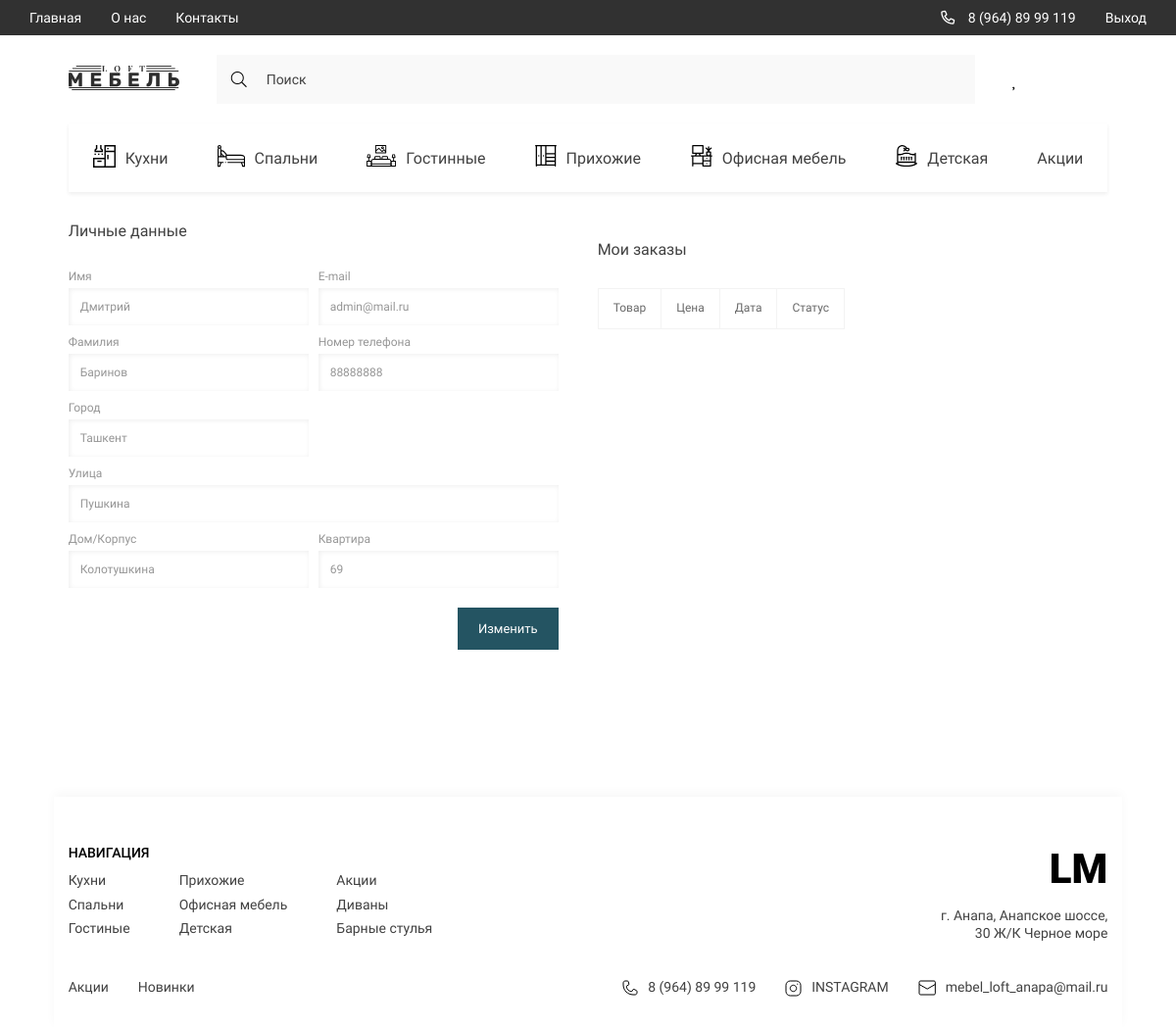
Before: /profile/ (signed in) with the older database file.
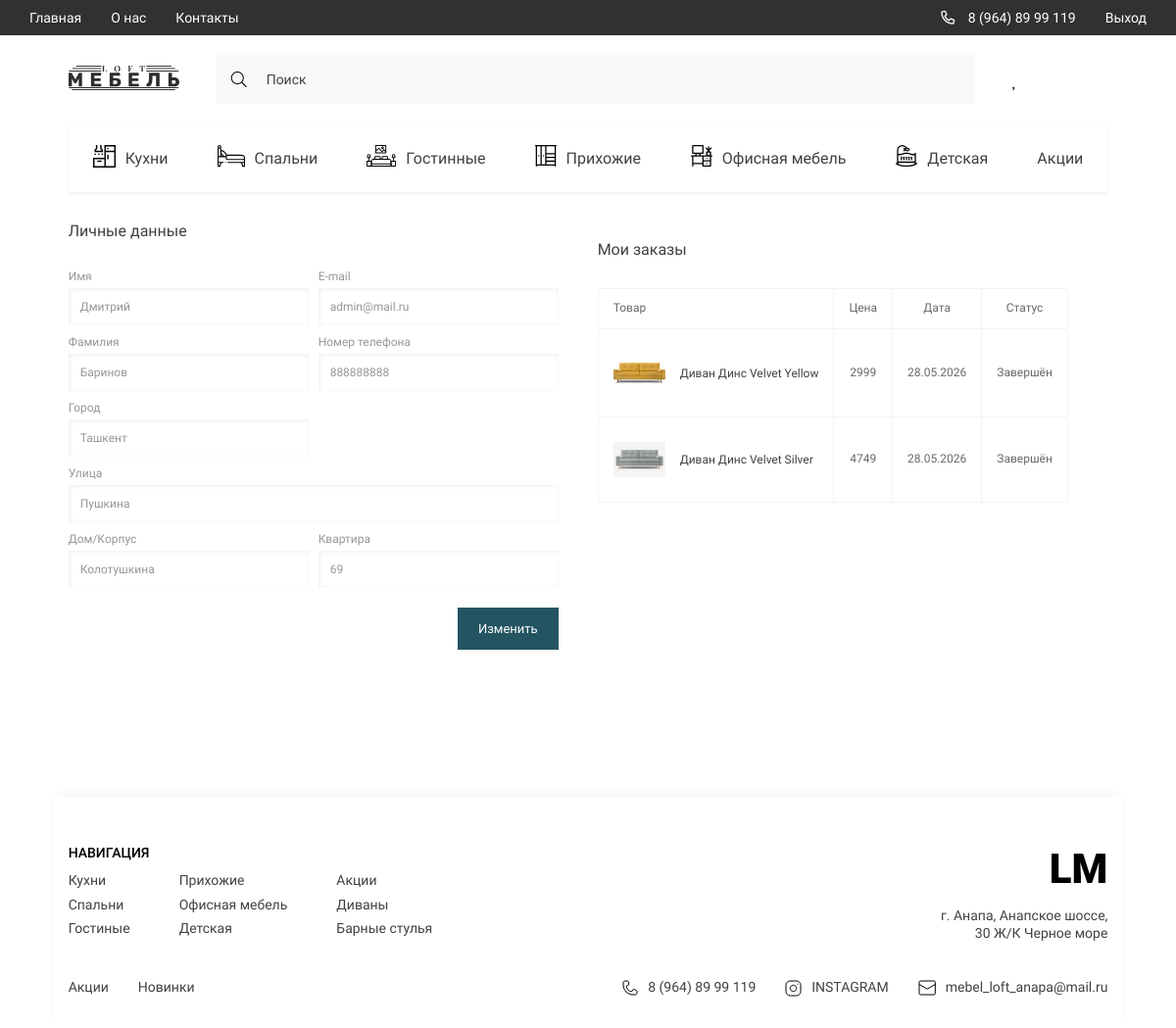
After: the same page with the newer database file.
### LOFT/models.py (models this page shows, shortened)
class Customer(models.Model):
    user = models.OneToOneField(User, on_delete=models.CASCADE, verbose_name='Пользователь')
    phone = models.CharField(max_length=30, verbose_name='Номер телефона')
    region = models.CharField(max_length=100, verbose_name='Регион', null=True, blank=True)
    city = models.CharField(max_length=100, verbose_name='Город', null=True, blank=True)
    street = models.CharField(max_length=100, verbose_name='Улица', null=True, blank=True)
    home = models.CharField(max_length=100, verbose_name='Дом', null=True, blank=True)
    flat = models.CharField(max_length=100, verbose_name='Квартира №', null=True, blank=True)
    class Meta:
        verbose_name = 'Покупателя'
        verbose_name_plural = 'Покупатели'

class Cat(models.Model):
    title = models.CharField(max_length=100, verbose_name='Название категории')
    slug = models.SlugField(unique=True, verbose_name='Слаг категории')
    parent = models.ForeignKey('self', null=True, blank=True, on_delete=models.CASCADE, verbose_name='Родитель',
                               related_name='subcats')
    def get_absolute_url(self):
        return reverse('category', kwargs={'slug': self.slug})
    class Meta:
        verbose_name = 'Категорию'
        verbose_name_plural = 'Категории'

class ProductOrder(models.Model):
    order = models.ForeignKey(Order, on_delete=models.CASCADE, verbose_name='Заказ', related_name='products')
    prod = models.ForeignKey(Prod, on_delete=models.PROTECT, verbose_name='Товар', related_name='orders')
    title = models.CharField(max_length=150, verbose_name='Название твоара')
    slug = models.CharField(max_length=150, verbose_name='Слаг твоара')
    price = models.IntegerField(default=0, verbose_name='Цена твоара')
    quantity = models.IntegerField(default=0, verbose_name='В кол-ве')
    total_price = models.IntegerField(default=0, verbose_name='На сумму')
    class Meta:
        verbose_name = 'Товар в заказ'
        verbose_name_plural = 'Заказов товары'

class ProdPhoto(models.Model):
    prod = models.ForeignKey(Prod, verbose_name='Фото товара', on_delete=models.CASCADE, related_name='prod_photo')
    image = models.ImageField(upload_to='products/', verbose_name='Фото товара')
    class Meta:
        verbose_name = 'Фото товара'
        verbose_name_plural = 'Фото товаров'

class Order(models.Model):
    customer = models.ForeignKey(Customer, on_delete=models.CASCADE, verbose_name='Покупатель', related_name='orders')
    shipping = models.OneToOneField(Shipping, on_delete=models.CASCADE, verbose_name='Доставка')
    price = models.IntegerField(default=0, verbose_name='Сумма заказа')
    created_at = models.DateTimeField(auto_now_add=True, verbose_name='Дата заказа')
    updated_at = models.DateTimeField(auto_now=True, verbose_name='Дата изменения заказа')
    completed = models.BooleanField(default=False, verbose_name='Статус заказа получин ли')
    class Meta:
        verbose_name = 'Заказ'
        verbose_name_plural = 'Заказы покупателей'

### LOFT/views.py (the view)
# urls.py: path('profile/', profile_view, name='profile'),
@login_required(login_url='login')
def profile_view(request):
    if request.method == 'POST':
        user = get_object_or_404(User, id=request.user.id)
        edit_user_form = EditUserForm(request.POST, instance=user)
        edit_customer_form = EditCustomerForm(request.POST, instance=user.customer)
        if edit_user_form.is_valid() and edit_customer_form.is_valid():
            edit_user_form.save()
            edit_customer_form.save()
        else:
            form_error = [error for error in edit_user_form.errors.values()] + [error for error in edit_customer_form.errors.values()]
        return redirect('profile')
    else:
        user = request.user
        edit_user_form = EditUserForm(instance=request.user)
        edit_customer_form = EditCustomerForm(instance=request.user.customer)
    categories = Cat.objects.all()
    context = {
        'edit_user_form': edit_user_form,
        'edit_customer_form': edit_customer_form,
        'user': user,
        'categories': categories,
        'title': 'Профиль'
    }
    return render(request, 'profile.html', context=context)

### LOFT/forms.py
class EditUserForm(forms.ModelForm):
    username = forms.EmailField(widget=forms.EmailInput(attrs={
        'class': 'contact__section-input'
    }), label='E-mail')
    first_name = forms.CharField(widget=forms.TextInput(attrs={
        'class': 'contact__section-input'
    }), label='Имя')
    last_name = forms.CharField(widget=forms.TextInput(attrs={
        'class': 'contact__section-input'
    }), label='Фамилия')
    class Meta:
        model = User
        fields = ['username', 'first_name', 'last_name']

### LOFT/templates/profile.html (shortened to what this page needs)
{% extends "base.html" %}
{% load static %}
{% block content %}
    <div class="profile">
        <div class="container">
            <div class="profile__content">
                <form method="post" class="profile__form">
                    <h2 class="profile__title">Личные данные</h2>
                    <div class="profile__form-grid">
                        <div class="input__title">
                            <h2>Имя</h2>
                            <input type="text" name="first_name" value="{{ edit_user_form.first_name.value }}" class="contact__section-input" required>
                        </div>
                        <div class="input__title">
                            <h2>E-mail</h2>
                            <input type="email" name="username" value="{{ edit_user_form.username.value }}" class="contact__section-input" required>
                        </div>
                        <div class="input__title">
                            <h2>Фамилия</h2>
                            <input type="text" name="last_name" value="{{ edit_user_form.last_name.value }}" class="contact__section-input" required>
                        </div>
                        <div class="input__title">
                            <h2>Номер телефона</h2>
                            <input type="tel" name="phone" value="{{ edit_customer_form.phone.value }}" class="contact__section-input" required>
                        </div>
                        <div class="input__title">
                            <h2>Город</h2>
                            <input type="text" name="city" value="{{ edit_customer_form.city.value }}" class="contact__section-input" required>
                        </div>
                        <div></div>
                        <div class="input__title _span-two">
                            <h2>Улица</h2>
                            <input type="text" name="street" value="{{ edit_customer_form.street.value }}" class="contact__section-input" required>
                        </div>
                        <div class="input__title">
                            <h2>Дом/Корпус</h2>
                            <input type="text" name="home" value="{{ edit_customer_form.home.value }}" class="contact__section-input">
                        </div>
                        <div class="input__title">
                            <h2>Квартира</h2>
                            <input type="text" name="flat" value="{{ edit_customer_form.flat.value }}" class="contact__section-input">
                        </div>
                    </div>
                    <button type="submit" method="post" class="btn profile__btn">Изменить</button>
                </form>
                <div class="profile__orders">
                    <h2 class="profile__title">Мои заказы</h2>
                    <table class="profile__table">
                        <tr>
                            <td colspan="4">Товар</td>
                            <td>Цена</td>
                            <td>Дата</td>
                            <td>Статус</td>
                        </tr>
{% for order in user.customer.orders.all %}
    {% for product_order in order.products.all %}
    <tr>
        <td colspan="4" class="profile__title-adaptive">
            <div class="tabel__item">
                {% with product_order.prod.prod_photo.all as photos %}
                {% if photos %}
                    <img src="{{ photos.0.image.url }}">
                {% endif %}
                {% endwith %}
                            <span>{{ product_order.title }}</span>
            </div>
        </td>
        <td class="profile__tabel-data">{{ product_order.price }}</td>
        <td class="profile__tabel-data">{{ order.created_at|date:"d.m.Y" }}</td>
        <td class="profile__tabel-data">
            {% if order.completed %}
                Завершён
            {% else %}
                В обработке
            {% endif %}
        </td>
    </tr>
    {% endfor %}
{% endfor %}
                    </table>
                </div>
            </div>
        </div>
    </div>
{% endblock %}

### LOFT/templates/components/_footer.html
{% load static %}
<footer class="footer">
            <div class="container">
                <div class="footer__content">
                    <div class="footer__navigate">
                        <div class="footer__navigate-part">
                            <h2 class="footer__navigate-title">НАВИГАЦИЯ</h2>
                            <div class="footer__navigate-lists">
                                <ul class="footer__navigate-list">
                                    {% for category in categories|slice:":3" %}
                                    <li><a href="{{ category.get_absolute_url }}" class="footer__navigate-links">{{ category.title }}</a></li>
                                    {% endfor %}
                                </ul>
                                <ul class="footer__navigate-list">
                                    {% for category in categories|slice:"3:6" %}
                                    <li><a href="{{ category.get_absolute_url }}" class="footer__navigate-links">{{ category.title }}</a></li>
                                    {% endfor %}
                                </ul>
                                <ul class="footer__navigate-list">
                                   {% for category in categories|slice:"6:9" %}
                                    <li><a href="{{ category.get_absolute_url }}" class="footer__navigate-links">{{ category.title }}</a></li>
                                    {% endfor %}
                                </ul>
                            </div>
                        </div>
                        <div class="footer__navigate-part _right">
                            <a href="{% url 'main' %}" class="footer__logo">LM</a>
                            <p class="footer__adress">г. Анапа, Анапское шоссе, 30 Ж/К Черное море</p>
                        </div>
                    </div>
                    <div class="footer__social">
                        <ul class="footer__navigate-list _short">
                            <li><a href="{% url 'category' slug='akcii' %}" class="footer__navigate-links">Акции</a></li>
                            <li><a href="{% url 'main' %}" class="footer__navigate-links">Новинки</a></li>
                        </ul>
                        <ul class="footer__social-list">
                            <li>
                                <a href="tel:89648999119" class="footer__social-links">
                                    <img src="{% static 'assets/icons/phone.svg' %}" alt="phone">
                                    8 (964) 89 99 119
                                </a>
                            </li>
                            <li>
                                <a href="https://www.instagram.com/" target="_blank" class="footer__social-links">
                                    <img src="{% static 'assets/icons/inst.svg' %}" alt="insta">
                                    INSTAGRAM
                                </a>
                            </li>
                            <li>
                                <a href="mailto:mebel_loft_anapa@mail.ru" target="_blank" class="footer__social-links">
                                    <img src="{% static 'assets/icons/mail.svg' %}" alt="mail">
                                    mebel_loft_anapa@mail.ru
                                </a>
                            </li>
                        </ul>
                    </div>
                </div>
            </div>
        </footer>

Changed rows visible on the page:
changed Customer "Ташкент": phone "88888888" → "888888888"
added Order: created_at "28.05.2026"
added ProductOrder: prod.prod_photo.all.0.image (picture), title "Диван Динс Velvet Yellow", price "2999"
added ProductOrder: prod.prod_photo.all.0.image (picture), title "Диван Динс Velvet Silver", price "4749"
